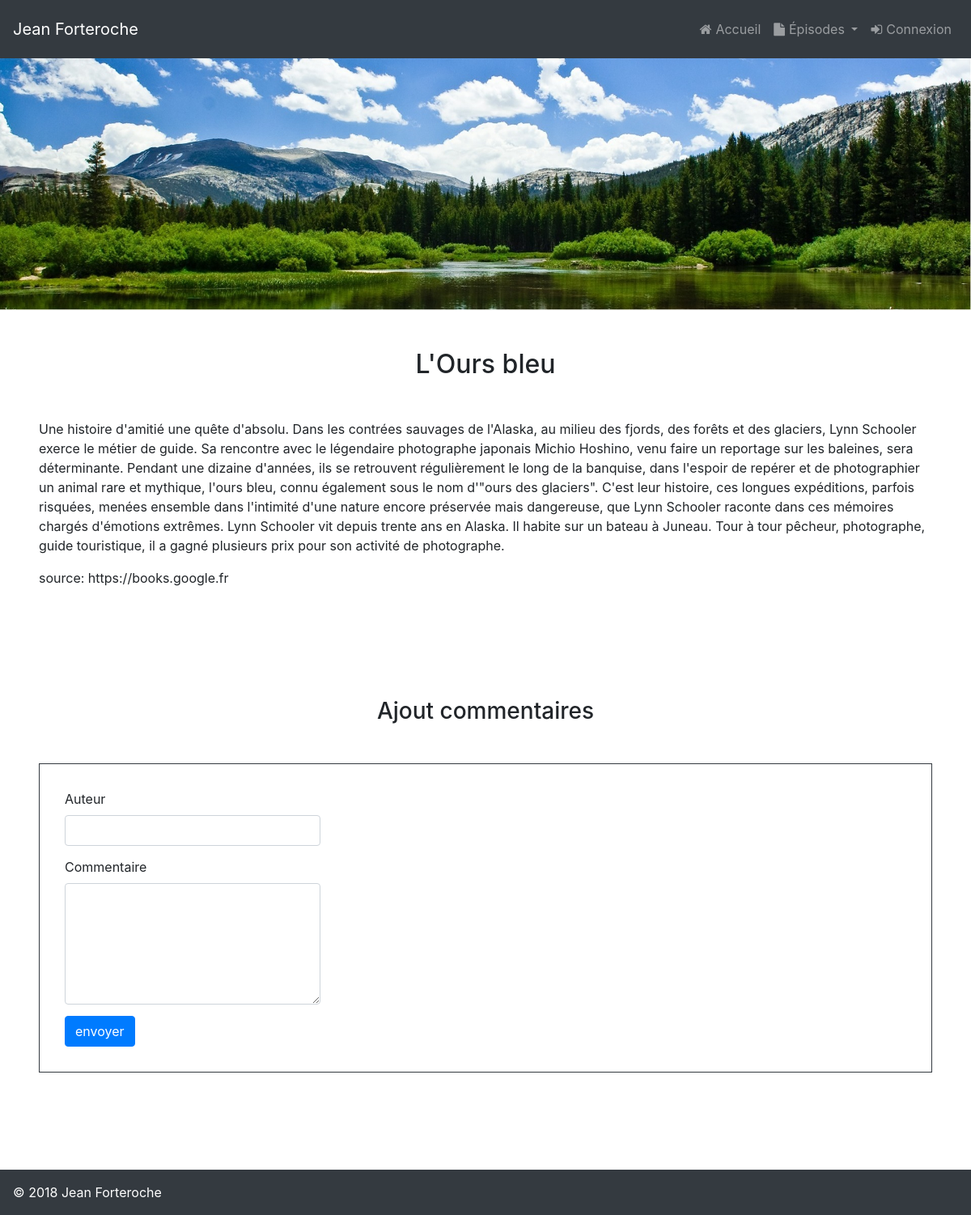
Page /index.php?action=post&id=2 on the committed database.
### tables this page shows
CREATE TABLE `posts` (
  `id` int(11) NOT NULL,
  `title` varchar(255) NOT NULL,
  `content` text NOT NULL,
  `date_created` datetime NOT NULL
);

### controller/FrontendController.php (called while the page is built, shortened)
<?php
require_once('dao/PostDAO.php');
class FrontendController
{
    private $postDAO;
    public function __construct()
    {
        $this->postDAO = new PostDAO();
    }
    public function post()
    {
        $post = $this->postDAO->getPost($_GET['id']);
        $posts = $this->postDAO->getPosts();
        require('view/chapitre.php');
    }
}

### dao/PostDAO.php (called while the page is built, shortened)
<?php
require_once('model/Post.php');
class PostDAO extends BaseDAO
{
    public function getPosts()
    {
        $db = $this->dbConnect();
        $req = $db->query('SELECT *, DATE_FORMAT(date_created, \'%d/%m/%y\') as created_date FROM posts');
        $posts = [];
        while($post = $req->fetch()){
            array_push($posts, new Post($post['id'], $post['title'], $post['content'], $post['created_date']));
        }
        return $posts;
    }
    public function getPost($postId)
    {
        $db = $this->dbConnect();
        $req = $db->prepare('SELECT * FROM posts WHERE id = ?');
        $req->execute(array($postId));
        $post = $req->fetch();
        return new Post($post['id'], $post['title'], $post['content'], $post['date_created']);
    }
}

### model/Post.php (called while the page is built, shortened)
<?php
class Post
{
    private $id;
    private $title;
    private $content;
    public function __construct($id, $title, $content, $dateCreated)
    {
        $this->id = $id;
        $this->title = $title;
        $this->content = $content;
    }
    public function getId()
    {
        return $this->id;
    }
    public function getTitle()
    {
        return $this->title;
    }
    public function getContent()
    {
        return $this->content;
    }
}

### view/chapitre.php (the view, shortened to what this page needs)
<!DOCTYPE html>
<html lang="fr">
<head>
    <link rel='stylesheet' href='https://cdnjs.cloudflare.com/ajax/libs/font-awesome/4.7.0/css/font-awesome.min.css'/>
    <link rel='stylesheet' href='https://cdnjs.cloudflare.com/ajax/libs/twitter-bootstrap/4.0.0/css/bootstrap.min.css'/>
    <link rel="stylesheet" href="public/nav.css">
    <link rel="stylesheet" href="public/comment.css">
    <link rel="stylesheet" href="public/margin.css">
</head>
<body>
    <?php include('templates/nav.php');?>
    <?php include('templates/header.php');?>
    <div class="post m-1 p-2 m-md-4 p-md-4">
        <h2 class="text-center mb-5"> <?php echo htmlspecialchars($post->getTitle()); ?> </h2>
        <p> <?php echo $post->getContent(); ?> </p>
    </div>
    <div class="addComment m-1 p-2 m-md-4 p-md-4">
        <h3 class="text-center m-2 m-md-5">Ajout commentaires</h3>
        <form class="border border-dark p-4" action="index.php?action=addComment&amp;id=<?php echo $post->getId(); ?>" method="post">
            <div class="comment-input">
                <label for="author">Auteur</label><br />
                <input class="form-control" type="text" id="author" name="author"/>
            </div>
            <div class="comment-input ">
                <label for="comment">Commentaire</label><br />
                <textarea class="form-control comment-height" id="comment" name="comment"></textarea>
            </div>
            <div class="comment-input ">
                <input class="btn btn-primary" type="submit" value="envoyer"/>
            </div>
        </form>
    </div>
    <div class="comment m-1 p-2 m-md-4 p-md-4">
    </div>
    <?php include('templates/footer.php');?>
</body>
</html>

### public/comment.css (style rules this page uses)
.comment-input { width: 100%; max-width: 330px; padding: 7px; }
.comment-height { height: 150px; }

### rows in the picture
posts: title "L'Ours bleu", content "Une histoire d'amitié une quête d'absolu. Dans les contrées sauvages de l'Alaska, au milieu des fjords, des forêts et des glaciers, Lynn Schooler exerce le métier de guide. Sa rencontre avec le légendaire photographe japonais Michio Hoshino, venu faire un reportage sur les baleines, sera déterminante. Pendant une dizaine d'années, ils se retrouvent régulièrement le long de la banquise, dans l'espoir de repérer et de photographier un animal rare et mythique, l'ours bleu, connu également sous le nom d'\"ours des glaciers\". C'est leur histoire, ces longues expéditions, parfois risquées, menées ensemble dans l'intimité d'une nature encore préservée mais dangereuse, que Lynn Schooler raconte dans…"
